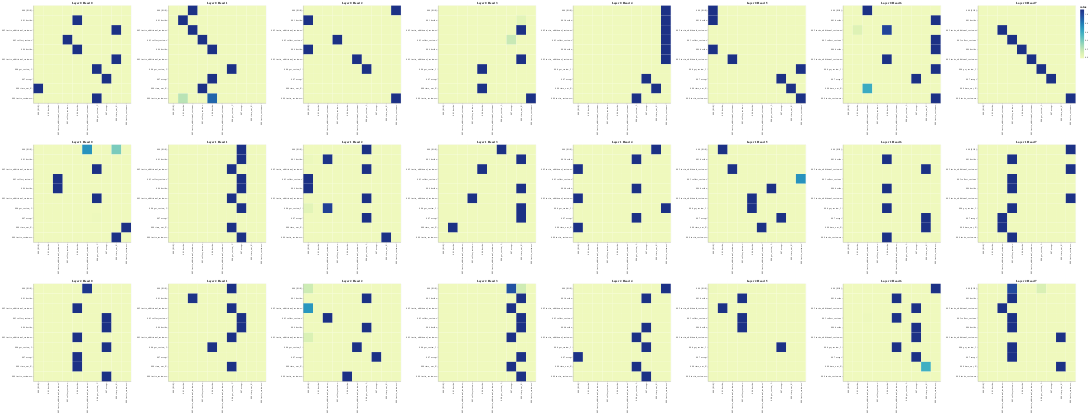

The code cell stored with this chart in its notebook:
### Code cell
# Display attention maps for encoder self-attention
get_all_attention_maps("encoder", layers, heads, encoder_input_tokens, encoder_input_tokens, min(20, sentence_len))
